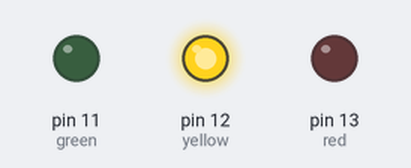
This sketch was run on a simulated Arduino Uno, built with avr-gcc and run on an emulated ATmega328P. Shown: output pins drawn as LEDs (lit = HIGH).

Above: at 1.5 s.
At 8.0 s:
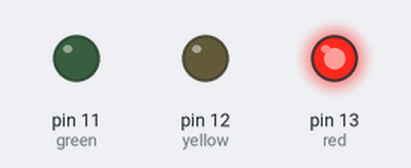
At 14.0 s:
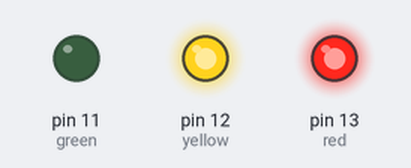
At 22.5 s:
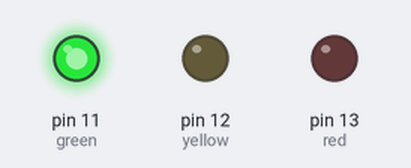
Timing chart, 0 to 39.0 s (numbered marks = the images above):
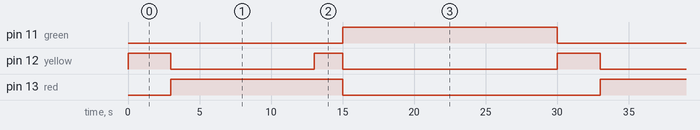

Measured:
- by itself, pin 11 (green): alternates HIGH for 15.0 s and LOW for 15.0 s
- by itself, pin 12 (yellow): repeats every 30.0 s: LOW 10.0 s, HIGH 2.0 s, LOW 15.0 s, HIGH 3.0 s
- by itself, pin 13 (red): alternates HIGH for 12.0 s and LOW for 18.0 s

The sketch:

TrafficLights.ino
```cpp
int red = 13;
int yellow = 12;
int green = 11;

void setup() {
  // put your setup code here, to run once:
pinMode(red,OUTPUT);
pinMode(yellow,OUTPUT);
pinMode(green,OUTPUT);
}

void loop() {
  // put your main code here, to run repeatedly:
changeLights();
delay(15000);
}

void changeLights(){
  //green off, yellow for 3 seconds
  digitalWrite(green, LOW);
  digitalWrite(yellow,HIGH);
  delay(3000);

  //turn yellow off, then turn red on for 5 seconds
  digitalWrite(yellow,LOW);
  digitalWrite(red,HIGH);
  delay(10000);

  //red and yellow on for 2 seconds (red is already on)
  digitalWrite(yellow,HIGH);
  delay(2000);

  //turn off red and yellow and turn green on
  digitalWrite(red,LOW);
  digitalWrite(yellow,LOW);
  digitalWrite(green,HIGH);
}
```
